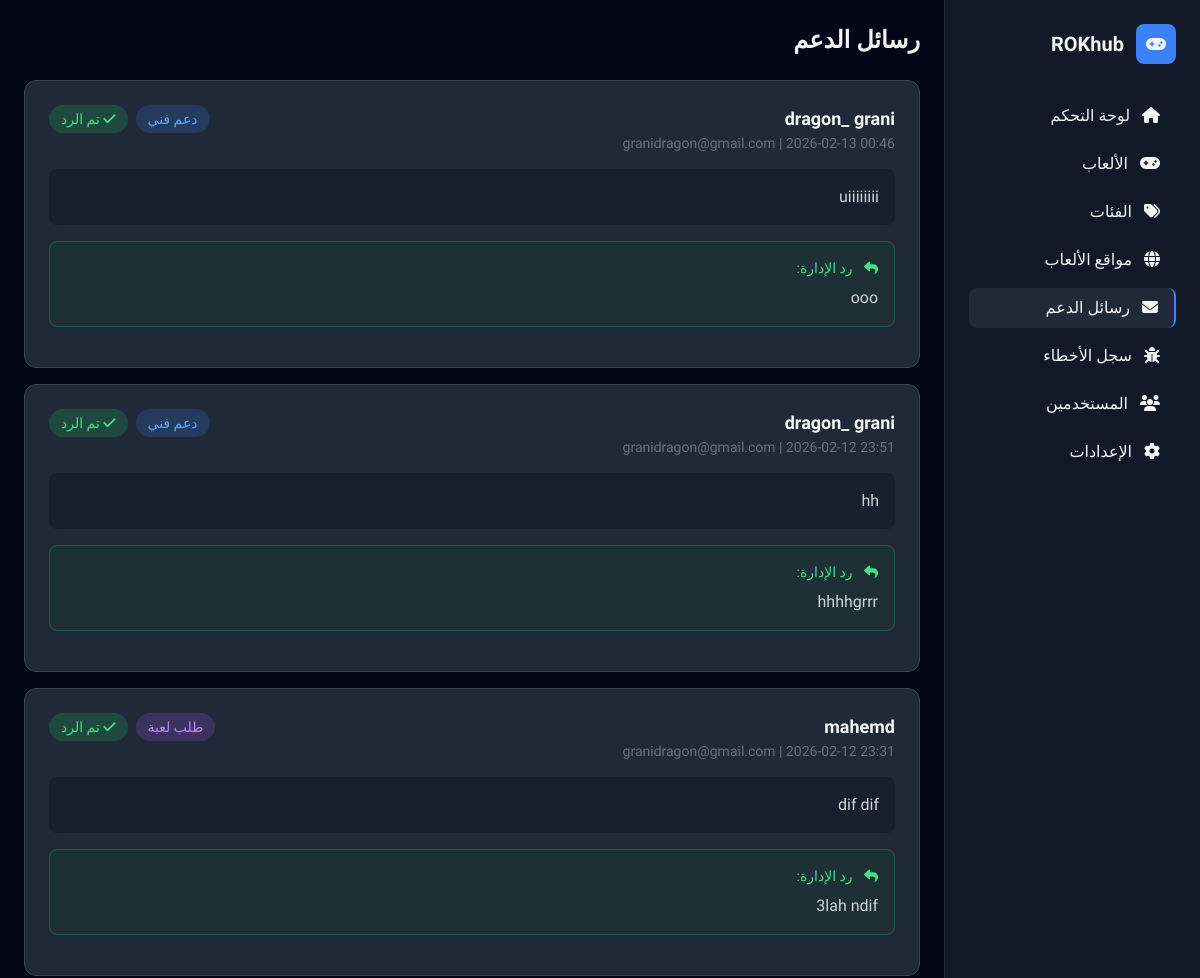
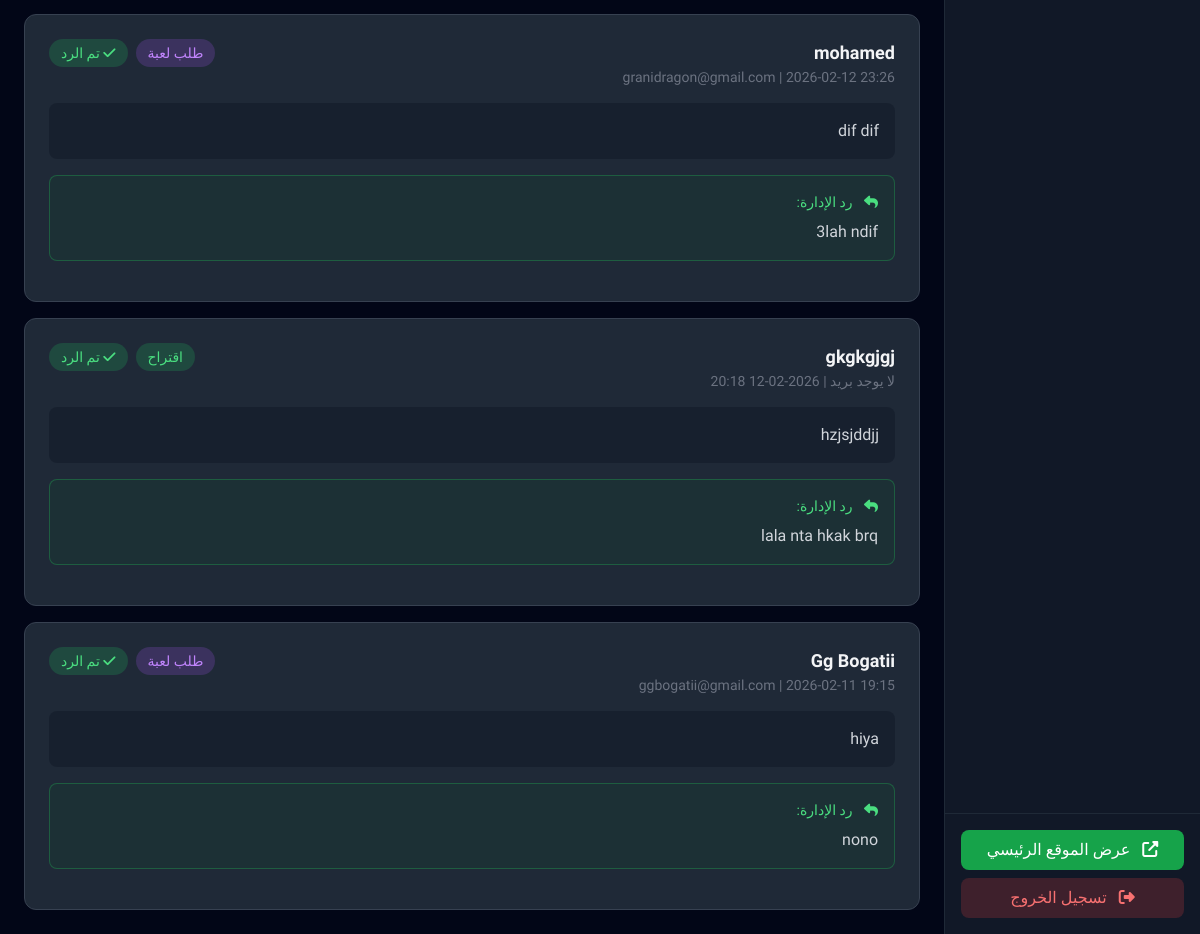
Screenshot of /admin/messages (signed in) with the database file from the repository (2 pictures, top to bottom).
### models.py (models this page shows)
class ContactMessage(db.Model):
    id = db.Column(db.Integer, primary_key=True)
    user_id = db.Column(db.Integer, db.ForeignKey('users.id'), nullable=True)
    name = db.Column(db.String(100), nullable=False)
    email = db.Column(db.String(120))
    msg_type = db.Column(db.String(20), default='support')
    message = db.Column(db.Text, nullable=False)
    is_read = db.Column(db.Boolean, default=False)
    is_resolved = db.Column(db.Boolean, default=False)
    admin_reply = db.Column(db.Text)
    created_at = db.Column(db.DateTime, default=datetime.utcnow)
    resolved_at = db.Column(db.DateTime)
    resolved_by = db.Column(db.Integer, db.ForeignKey('users.id'))

### app.py (the view)
@app.route('/admin/messages')
@login_required
def admin_messages():
    msgs = ContactMessage.query.order_by(ContactMessage.created_at.desc()).all()
    for m in msgs:
        if not m.is_read:
            m.is_read = True
    db.session.commit()
    return render_template('admin/messages.html', messages=msgs)

### app.py (called while the page is built)
@login_manager.user_loader
def load_user(user_id):
    return User.query.get(int(user_id))

@app.context_processor
def inject_globals():
    return {
        'site_info': SITE_INFO,
        'terms_text': TERMS_OF_SERVICE,
        'privacy_text': PRIVACY_POLICY
    }

@app.before_request
def before_request():
    if not hasattr(g, 'auto_fix_ran'):
        auto_fix_common_issues()
        advanced_auto_fix()
        notify_admin_of_errors()
        g.auto_fix_ran = True
    settings = get_settings()
    if settings.maintenance_mode and request.endpoint not in ['maintenance', 'login', 'static']:
        if not current_user.is_authenticated or not current_user.is_admin:
            return redirect(url_for('maintenance'))

### utils.py (called while the page is built)
def get_settings():
    settings = SiteSettings.query.first()
    if not settings:
        settings = SiteSettings()
        db.session.add(settings)
        db.session.commit()
    return settings

def notify_admin_of_errors():
    recent_errors = ErrorLog.query.filter(
        ErrorLog.is_resolved == False,
        ErrorLog.created_at > datetime.utcnow() - timedelta(hours=1)
    ).all()
    if recent_errors:
        logger.warning(f"⚠️ {len(recent_errors)} أخطاء جديدة تحتاج اهتمامك في لوحة التحكم")
        return len(recent_errors)
    return 0

### templates/admin/messages.html (shortened to what this page needs)
{% extends 'admin/base_admin.html' %}
{% block admin_title %}رسائل الدعم{% endblock %}
{% block admin_content %}
<div class="space-y-4">
    {% for msg in messages %}
    <div class="bg-gray-800 rounded-xl p-6 border {% if not msg.is_read %}border-blue-500/50{% else %}border-gray-700{% endif %}">
        <div class="flex justify-between items-start mb-4">
            <div>
                <h3 class="font-bold text-lg">{{ msg.name }}</h3>
                <p class="text-sm text-gray-500">{{ msg.email or 'لا يوجد بريد' }} | {{ msg.created_at.strftime('%Y-%m-%d %H:%M') }}</p>
            </div>
            <div class="flex gap-2">
                {% if msg.msg_type == 'support' %}<span class="bg-blue-500/20 text-blue-400 px-3 py-1 rounded-full text-sm">دعم فني</span>
                {% elif msg.msg_type == 'report' %}<span class="bg-red-500/20 text-red-400 px-3 py-1 rounded-full text-sm">إبلاغ</span>
                {% elif msg.msg_type == 'suggestion' %}<span class="bg-green-500/20 text-green-400 px-3 py-1 rounded-full text-sm">اقتراح</span>
                {% elif msg.msg_type == 'game_request' %}<span class="bg-purple-500/20 text-purple-400 px-3 py-1 rounded-full text-sm">طلب لعبة</span>
                {% endif %}
                {% if msg.is_resolved %}
                <span class="bg-green-500/20 text-green-400 px-3 py-1 rounded-full text-sm"><i class="fas fa-check"></i> تم الرد</span>
                {% else %}
                <span class="bg-yellow-500/20 text-yellow-400 px-3 py-1 rounded-full text-sm">بانتظار الرد</span>
                {% endif %}
            </div>
        </div>
        <div class="bg-gray-900/50 rounded-lg p-4 mb-4">
            <p class="text-gray-300">{{ msg.message }}</p>
        </div>
        {% if msg.admin_reply %}
        <div class="bg-green-900/20 border border-green-500/30 rounded-lg p-4 mb-4">
            <p class="text-green-400 text-sm mb-2"><i class="fas fa-reply ml-2"></i> رد الإدارة:</p>
            <p class="text-gray-300">{{ msg.admin_reply }}</p>
        </div>
        {% endif %}
    </div>
    {% endfor %}
</div>
{% endblock %}

### templates/admin/base_admin.html (shortened to what this page needs)
<!DOCTYPE html>
<html lang="ar" dir="rtl">
<head>
    <script src="https://cdn.tailwindcss.com"></script>
    <link rel="stylesheet" href="https://cdnjs.cloudflare.com/ajax/libs/font-awesome/6.4.2/css/all.min.css">
</head>
<body>
    <div class="flex min-h-screen">
        <aside class="w-64 bg-gray-900 border-l border-gray-800 fixed h-full hidden lg:block overflow-y-auto">
            <div class="p-6">
                <a href="{{ url_for('admin_dashboard') }}" class="flex items-center gap-3 mb-8">
                    <div class="w-10 h-10 bg-blue-500 rounded-lg flex items-center justify-center">
                        <i class="fas fa-gamepad"></i>
                    </div>
                    <span class="text-xl font-bold">ROKhub</span>
                </a>
                <nav class="space-y-2">
                    <a href="{{ url_for('admin_dashboard') }}" class="block py-2 px-4 rounded-lg hover:bg-gray-800 {% if request.endpoint == 'admin_dashboard' %}bg-gray-800 border-r-2 border-blue-500{% endif %}">
                        <i class="fas fa-home ml-2"></i> لوحة التحكم
                    </a>
                    <a href="{{ url_for('admin_games') }}" class="block py-2 px-4 rounded-lg hover:bg-gray-800 {% if request.endpoint == 'admin_games' %}bg-gray-800 border-r-2 border-blue-500{% endif %}">
                        <i class="fas fa-gamepad ml-2"></i> الألعاب
                    </a>
                    <a href="{{ url_for('admin_categories') }}" class="block py-2 px-4 rounded-lg hover:bg-gray-800 {% if request.endpoint == 'admin_categories' %}bg-gray-800 border-r-2 border-blue-500{% endif %}">
                        <i class="fas fa-tags ml-2"></i> الفئات
                    </a>
                    <a href="{{ url_for('admin_sites') }}" class="block py-2 px-4 rounded-lg hover:bg-gray-800 {% if request.endpoint == 'admin_sites' %}bg-gray-800 border-r-2 border-blue-500{% endif %}">
                        <i class="fas fa-globe ml-2"></i> مواقع الألعاب
                    </a>
                    <a href="{{ url_for('admin_messages') }}" class="block py-2 px-4 rounded-lg hover:bg-gray-800 {% if request.endpoint == 'admin_messages' %}bg-gray-800 border-r-2 border-blue-500{% endif %}">
                        <i class="fas fa-envelope ml-2"></i> رسائل الدعم
                    </a>
                    <a href="{{ url_for('admin_errors') }}" class="block py-2 px-4 rounded-lg hover:bg-gray-800 {% if request.endpoint == 'admin_errors' %}bg-gray-800 border-r-2 border-blue-500{% endif %}">
                        <i class="fas fa-bug ml-2"></i> سجل الأخطاء
                    </a>
                    <a href="{{ url_for('admin_users') }}" class="block py-2 px-4 rounded-lg hover:bg-gray-800 {% if request.endpoint == 'admin_users' %}bg-gray-800 border-r-2 border-blue-500{% endif %}">
                        <i class="fas fa-users ml-2"></i> المستخدمين
                    </a>
                    <a href="{{ url_for('admin_settings') }}" class="block py-2 px-4 rounded-lg hover:bg-gray-800 {% if request.endpoint == 'admin_settings' %}bg-gray-800 border-r-2 border-blue-500{% endif %}">
                        <i class="fas fa-cog ml-2"></i> الإعدادات
                    </a>
                </nav>
            </div>
            <div class="absolute bottom-0 w-full p-4 border-t border-gray-800 space-y-2">
                <a href="{{ url_for('index') }}" target="_blank" class="block py-2 px-4 bg-green-600 hover:bg-green-700 text-white rounded-lg text-center transition">
                    <i class="fas fa-external-link-alt ml-2"></i> عرض الموقع الرئيسي
                </a>
                <a href="{{ url_for('logout') }}" class="block py-2 px-4 bg-red-500/20 text-red-400 hover:bg-red-500/30 rounded-lg text-center transition">
                    <i class="fas fa-sign-out-alt ml-2"></i> تسجيل الخروج
                </a>
            </div>
        </aside>
        <main class="flex-1 lg:mr-64 p-6">
            <div class="flex justify-between items-center mb-6">
                <h1 class="text-2xl font-bold">{% block admin_title %}{% endblock %}</h1>
            </div>
            {% block admin_content %}{% endblock %}
        </main>
    </div>
</body>
</html>

### templates/admin/base_admin.html (style rules this page uses)
body { font-family:'Cairo',sans-serif;background:#020617;color:#f3f4f6 }

### rows the page displays
ContactMessage: name "dragon_ grani", email "granidragon@gmail.com", created_at "2026-02-13 00:46", msg_type "دعم فني", is_resolved True (drawn), message "uiiiiiiii", admin_reply "ooo"
ContactMessage: name "dragon_ grani", email "granidragon@gmail.com", created_at "2026-02-12 23:51", msg_type "دعم فني", is_resolved True (drawn), message "hh", admin_reply "hhhhgrrr"
ContactMessage: name "mahemd", email "granidragon@gmail.com", created_at "2026-02-12 23:31", msg_type "طلب لعبة", is_resolved True (drawn), message "dif dif", admin_reply "3lah ndif"
ContactMessage: name "mohamed", email "granidragon@gmail.com", created_at "2026-02-12 23:26", msg_type "طلب لعبة", is_resolved True (drawn), message "dif dif", admin_reply "3lah ndif"
ContactMessage: name "gkgkgjgj", email "لا يوجد بريد", created_at "2026-02-12 20:18", msg_type "اقتراح", is_resolved True (drawn), message "hzjsjddjj", admin_reply "lala nta hkak brq"
ContactMessage: name "Gg Bogatii", email "ggbogatii@gmail.com", created_at "2026-02-11 19:15", msg_type "طلب لعبة", is_resolved True (drawn), message "hiya", admin_reply "nono"
